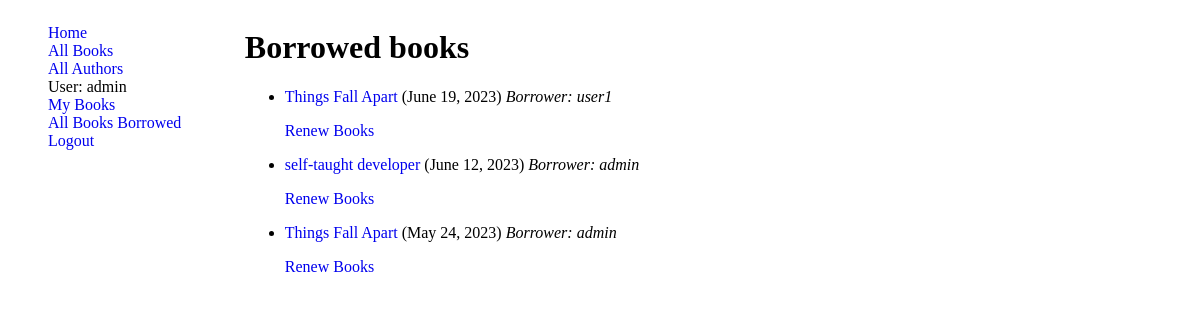
Page /catalog/books-borrowed-out/ (signed in) on the earlier database version.
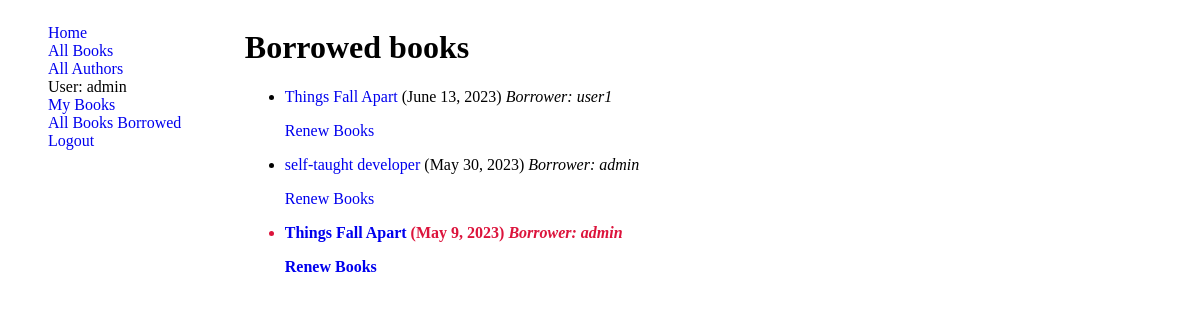
Same page on the later database version.
### catalog/models.py (models this page shows, shortened)
class BookInstance(models.Model):
    LOAN_STATUS = (
        ('m', 'Maintenance'),
        ('o', 'On loan'),
        ('a', 'Available'),
        ('r', 'Reserved'),
    )
    id = models.UUIDField(primary_key=True, default=uuid.uuid4, help_text='Unique ID for this particular book across whole library')
    book = models.ForeignKey(Book, on_delete=models.RESTRICT, null=True)
    imprint = models.CharField(max_length=150)
    due_back = models.DateField(blank=True, null=True)
    status =models.CharField(max_length=1, choices=LOAN_STATUS, default='m',help_text='Book availability',)
    borrower = models.ForeignKey(User, on_delete=models.SET_NULL, null=True, blank=True)
    class Meta:
        ordering = ['due_back']
        verbose_name = 'Book Instance'
    @property
    def is_overdue(self):
        if self.due_back:
            return bool(self.due_back and date.today() > self.due_back)
    class Meta:
        permissions = (("can_mark_returned", "Set book as returned"), ("can_renew", "Can renew Borrwed Book") )

class Book(models.Model):
    title = models.CharField(max_length=100)
    author = models.ForeignKey(Author, on_delete=models.SET_NULL, null=True, )
    summary = models.TextField(max_length=1000, help_text='Enter a brief description of the book')
    language = models.ForeignKey(Language,  on_delete=models.SET_NULL, null=True)
    genre = models.ManyToManyField(Genre, help_text='Select a genre for this book')
    ISBN = models.CharField('ISBN', max_length=13, unique=True,  help_text='13 Character <a href="https://www.isbn-international.org/content/what-isbn">ISBN number</a>')

### catalog/views.py (the view)
# urls.py: path('books-borrowed-out/', AllBorrowedBooks.as_view(), name="books-borrowed-out"),
class AllBorrowedBooks(LoginRequiredMixin,PermissionRequiredMixin, ListView):
    model = BookInstance
    template_name = 'librarian/borrowed-books.html'
    permission_required = "catalog.can_mark_returned"
    def get_queryset(self):
        QS = BookInstance.objects.filter(status__exact = 'o')
        return QS

### templates/librarian/borrowed-books.html
{% extends "base.html" %}
{% block content %}
    <h1>Borrowed books</h1>
    {% if perms.catalog.can_mark_returned %}
    {% if bookinstance_list %}
    <ul>
      {% for bk in bookinstance_list %}
      <li class="{% if bk.is_overdue %}text-danger{% endif %}">
        <a href="{% url 'book-detail' bk.book.pk %}">{{ bk.book.title }}</a> ({{ bk.due_back }})
        {% if perms.catalog.can_renew %}
        <i>Borrower: {{bk.borrower}}</i>
        <p><a href="{% url 'renew-books' bk.id %}">Renew Books</a></p>
        {% endif %}
      </li>
      {% endfor %}
    </ul>
    {% else %}
      <p>There are no books borrowed.</p>
    {% endif %}
{% else %}
<h3>You dont have access to this page!</h3>
    {% endif %}
{% endblock %}

### templates/base.html (shortened to what this page needs)
{% load  static %}
<!DOCTYPE html>
<html lang="en">
<head>
    <link rel="stylesheet" href="{% static 'css/style.css' %}">
</head>
<body>
    <div class="row">
        <div class="sidebar"> {% include 'partials/sidebar.html' %} </div>
        <div class="main-content">
            {% block content%} {% endblock content %}
        </div>
    </div>
</body>
</html>

### templates/partials/sidebar.html
<ul>
    <li><a href="{% url 'home' %}">Home</a></li>
    <li><a href="{% url 'book-list' %}">All Books</a></li>
    <li><a href="{% url 'authors' %}">All Authors</a></li>
    {% if user.is_authenticated %}
     <li>User: {{ user.get_username }}</li>
     <li><a href="{% url 'loaned-books' %}"> My Books</a></li>
     <li><a href="{% url 'books-borrowed-out' %}">All Books Borrowed</a></li>
     <li><a href="{% url 'logout' %}?next={{ request.path }}">Logout</a></li>
   {% else %}
     <li><a href="{% url 'login' %}?next={{ request.path }}">Login</a></li>
   {% endif %}
</ul>

### static/css/style.css (style rules this page uses)
a { text-decoration: none; }
.row { display: flex; flex-direction: row; justify-content:flex-start; }
.sidebar { width: 20%; }
.sidebar li { list-style: none; }
.main-content { width: 70%; }
.text-danger { font-weight: bold; color: crimson; }

Differences in the rows shown:
changed BookInstance "user1": due_back "June 19, 2023" → "June 13, 2023"
changed BookInstance "self-taught developer": due_back "June 12, 2023" → "May 30, 2023"
changed BookInstance: due_back "May 24, 2023" → "May 9, 2023"
